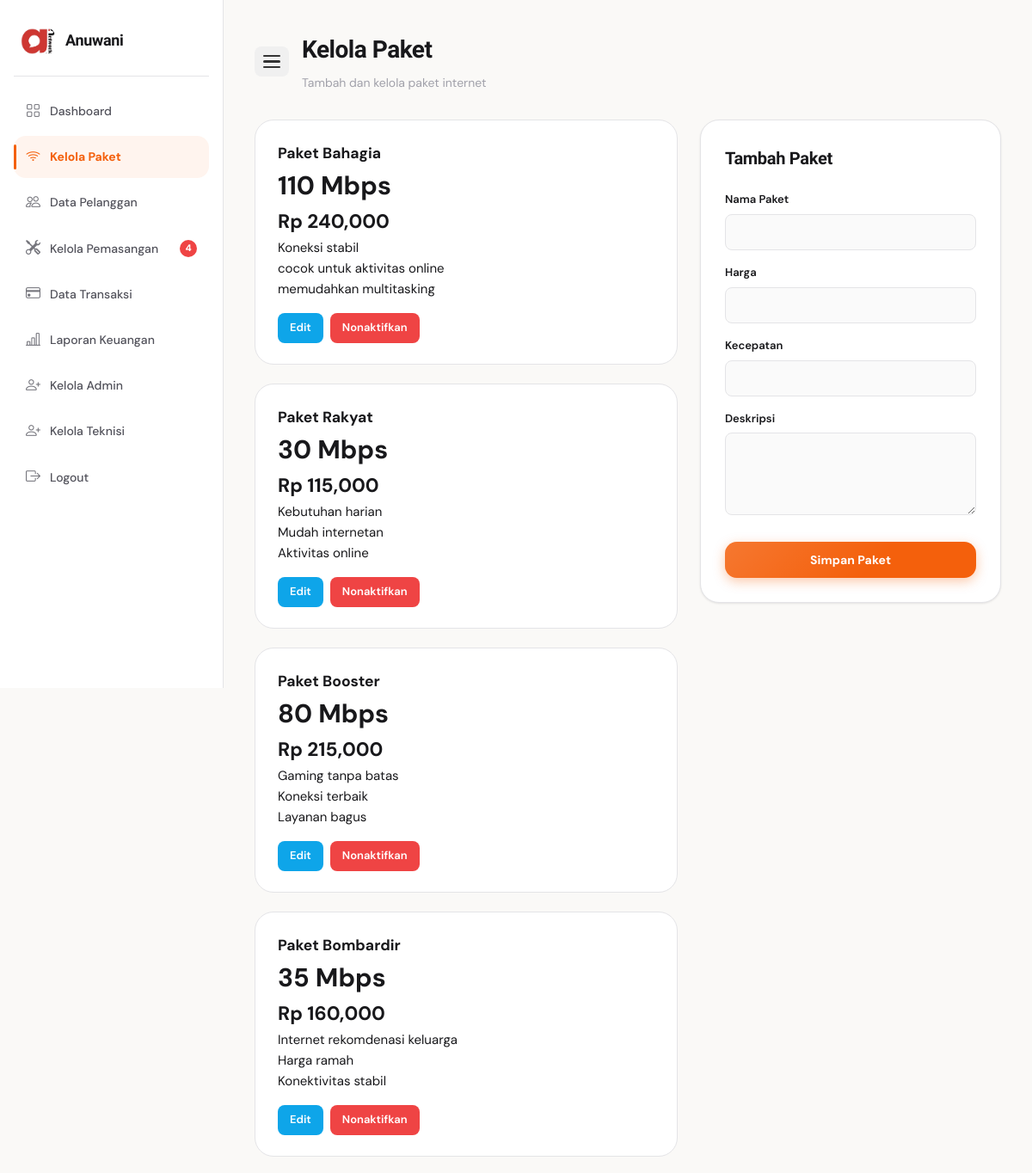
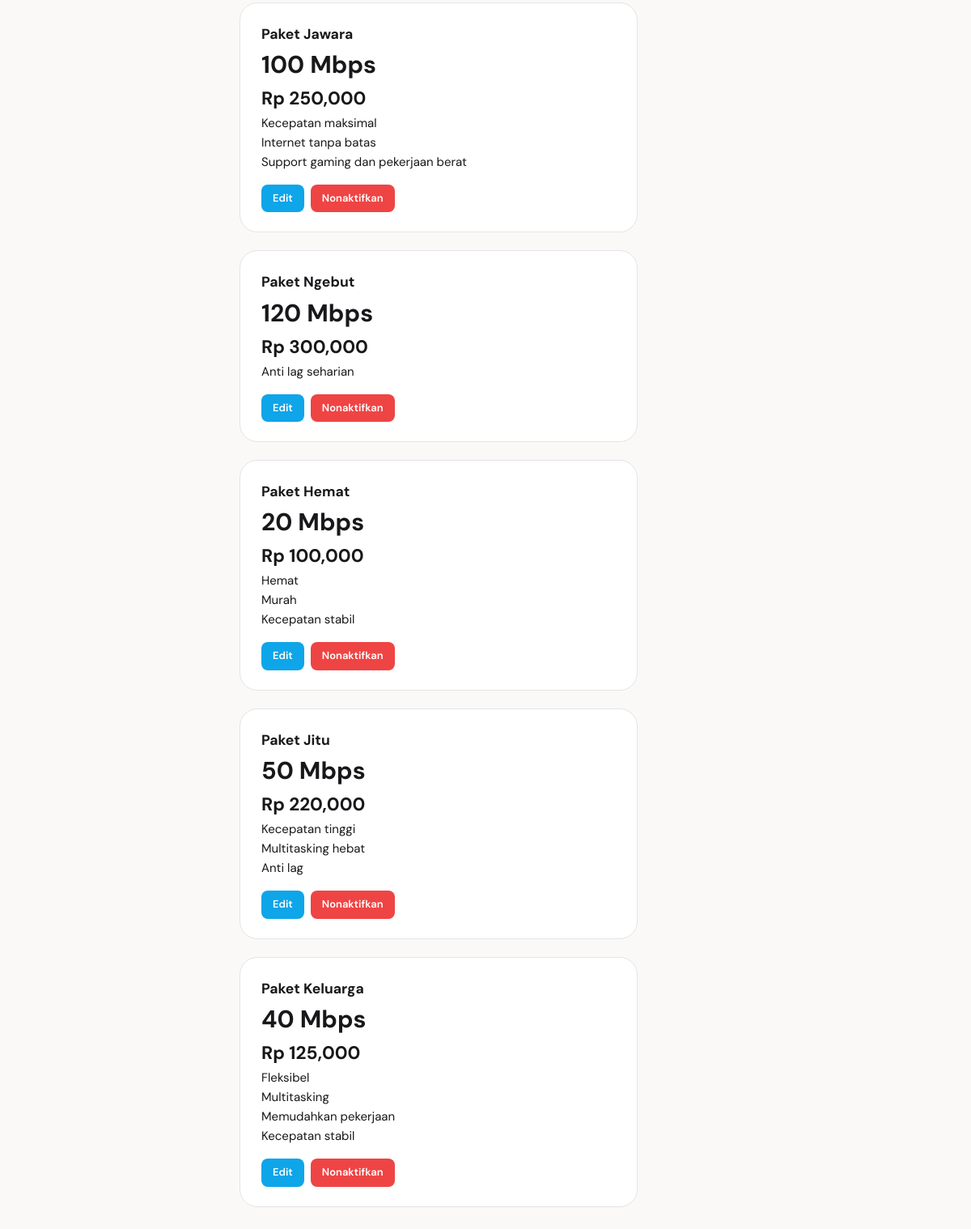
Page /admin/paket/index.php (signed in) on the committed database (2 pictures, top to bottom).
### tables this page shows
CREATE TABLE `tb_paket` (
  `id_paket` int(11) NOT NULL,
  `nama_paket` varchar(100) NOT NULL,
  `harga` int(11) NOT NULL,
  `kecepatan` varchar(50) NOT NULL,
  `deskripsi` text DEFAULT NULL,
  `status` enum('aktif','nonaktif') DEFAULT 'aktif'
);

### admin/paket/index.php (the view, shortened to what this page needs)
<?php
require_once __DIR__ . '/../../koneksi.php';
$data = mysqli_query($koneksi, "SELECT * FROM tb_paket ORDER BY id_paket DESC");
$query_notif_pemasangan = mysqli_query($koneksi, "
    SELECT COUNT(*) AS total
    FROM tb_pemasangan
    WHERE status_pemasangan = 'menunggu'
");
$total_notif_pemasangan = mysqli_fetch_assoc($query_notif_pemasangan)['total'] ?? 0;
?>
<!DOCTYPE html>
<html lang="id">
<head>
    <link rel="stylesheet" href="../../assets/css/style.css">
    <link rel="stylesheet" href="https://cdn.jsdelivr.net/npm/bootstrap-icons@1.11.3/font/bootstrap-icons.min.css">
</head>
<body>
<div class="dashboard-layout">
    <div class="sidebar">
        <div class="sidebar-logo">
            <img src="../../assets/images/logo.png" alt="Logo">
            <h2>Anuwani</h2>
        </div>
        <ul>
            <li><a href="../index.php"><i class="bi bi-grid"></i> <span>Dashboard</span></a></li>
            <li><a href="index.php" class="active"><i class="bi bi-wifi"></i> <span>Kelola Paket</span></a></li>
            <li><a href="../customer/index.php"><i class="bi bi-people"></i> <span>Data Pelanggan</span></a></li>
            <li><a href="../pemasangan/index.php">
                <i class="bi bi-tools"></i>
                <span>Kelola Pemasangan</span>
                <?php if ($total_notif_pemasangan > 0): ?>
                    <span class="notif-badge"><?= $total_notif_pemasangan; ?></span>
                <?php endif; ?>
                </a>
            </li>
            <li>
                <a href="../transaksi/index.php">
                    <i class="bi bi-credit-card"></i> <span>Data Transaksi</span>
                </a>
            </li>
            <li><a href="../laporan_keuangan/index.php"><i class="bi bi-bar-chart-line"></i> <span>Laporan Keuangan</span></a></li>
            <li><a href="../admin_user/index.php"><i class="bi bi-person-plus"></i> <span>Kelola Admin</span></a></li>
            <li><a href="../teknisi_user/index.php"><i class="bi bi-person-plus"></i> <span>Kelola Teknisi</span></a></li>
            <li><a href="#" onclick="openLogoutModal()"><i class="bi bi-box-arrow-right"></i> <span>Logout</span></a></li>
        </ul>
    </div>
    <div class="dashboard-content">
        <div class="topbar">
            <button class="sidebar-toggle" id="sidebarToggle" aria-label="Toggle Sidebar">
                <span></span>
                <span></span>
                <span></span>
            </button>
            <div>
                <h1>Kelola Paket</h1>
                <p>Tambah dan kelola paket internet</p>
            </div>
        </div>
        <div class="paket-admin-layout">
            <div class="paket-grid">
                <?php while ($p = mysqli_fetch_assoc($data)) : ?>
                    <div class="paket-admin-card">
                        <h3><?= htmlspecialchars($p['nama_paket']); ?></h3>
                        <h1><?= htmlspecialchars($p['kecepatan']); ?></h1>
                        <h2>Rp <?= number_format($p['harga']); ?></h2>
                        <p><?= nl2br(htmlspecialchars($p['deskripsi'])); ?></p>
                        <div class="paket-action">
                            <a href="edit.php?id=<?= $p['id_paket']; ?>" class="btn-edit">Edit</a>
                            <?php if ($p['status'] == 'aktif') : ?>
                                <a href="#" class="btn-delete" onclick="openNonaktifModal(<?= $p['id_paket']; ?>)">Nonaktifkan</a>
                            <?php else : ?>
                                <a href="#" class="btn-edit" onclick="openAktifModal(<?= $p['id_paket']; ?>)">Aktifkan</a>
                            <?php endif; ?>
                        </div>
                    </div>
                <?php endwhile; ?>
            </div>
            <div class="form-paket-card">
                <h3>Tambah Paket</h3>
                <form id="formPaket" action="tambah.php" method="POST">
                    <div class="form-group">
                        <label>Nama Paket</label>
                        <input type="text" name="nama_paket" required>
                    </div>
                    <div class="form-group">
                        <label>Harga</label>
                        <input type="number" name="harga" required>
                    </div>
                    <div class="form-group">
                        <label>Kecepatan</label>
                        <input type="text" name="kecepatan" required>
                    </div>
                    <div class="form-group">
                        <label>Deskripsi</label>
                        <textarea name="deskripsi" rows="4"></textarea>
                    </div>
                    <button type="button" class="btn-orange" onclick="openTambahModal()">Simpan Paket</button>
                </form>
            </div>
        </div>
    </div>
</div>
</body>
</html>

### admin/paket/index.php (style rules this page uses)
.notif-badge { display: inline-flex; align-items: center; justify-content: center; width: 20px; height: 20px; border-radius: 50%; background: #ef4444; color: #fff; font-size: 11px; font-weight: 800; margin-left: auto; flex-shrink: 0; animation: pulse-badge 1.8s ease-in-out infinite; }
.dashboard-layout { display: flex !important; width: 100%; min-height: 100vh; overflow-x: hidden; }
.sidebar-toggle { display: flex !important; flex-direction: column; gap: 4px; background: #f0f0f0; border: none; padding: 10px; border-radius: 8px; cursor: pointer; margin-right: 15px; transition: background 0.2s; }
.sidebar-toggle span { display: block; width: 20px; height: 2.5px; background-color: #333; border-radius: 2px; }
@media (min-width: 992px) { .sidebar { position: fixed !important; top: 0 !important; left: 0 !important; height: 100vh !important; z-index: 1000 !important; overflow-y: auto !important; width: 260px !important; min-width: 260px !important; max-width: 260px !important; transition: all 0.3s cubic-bezier(0.4, 0, 0.2, 1) !important; } }
@media (min-width: 992px) { .dashboard-content { flex-grow: 1 !important; margin-left: 260px !important; width: calc(100% - 260px) !important; transition: all 0.3s cubic-bezier(0.4, 0, 0.2, 1) !important; } }
@media (min-width: 992px) { .topbar { display: flex !important; align-items: center !important; justify-content: flex-start !important; } }

### rows in the picture
tb_paket: nama_paket "Paket Bahagia", kecepatan "110 Mbps", harga "240,000", deskripsi "Koneksi stabil cocok untuk aktivitas online memudahkan multitasking"
tb_paket: nama_paket "Paket Rakyat", kecepatan "30 Mbps", harga "115,000", deskripsi "Kebutuhan harian Mudah internetan Aktivitas online"
tb_paket: nama_paket "Paket Booster", kecepatan "80 Mbps", harga "215,000", deskripsi "Gaming tanpa batas Koneksi terbaik Layanan bagus"
tb_paket: nama_paket "Paket Bombardir", kecepatan "35 Mbps", harga "160,000", deskripsi "Internet rekomdenasi keluarga Harga ramah Konektivitas stabil"
tb_paket: nama_paket "Paket Jawara", kecepatan "100 Mbps", harga "250,000", deskripsi "Kecepatan maksimal Internet tanpa batas Support gaming dan pekerjaan berat"
tb_paket: nama_paket "Paket Ngebut", kecepatan "120 Mbps", harga "300,000", deskripsi "Anti lag seharian"
tb_paket: nama_paket "Paket Hemat", kecepatan "20 Mbps", harga "100,000", deskripsi "Hemat Murah Kecepatan stabil"
tb_paket: nama_paket "Paket Jitu", kecepatan "50 Mbps", harga "220,000", deskripsi "Kecepatan tinggi Multitasking hebat Anti lag"
tb_paket: nama_paket "Paket Keluarga", kecepatan "40 Mbps", harga "125,000", deskripsi "Fleksibel Multitasking Memudahkan pekerjaan Kecepatan stabil"

### other values in the picture
$total_notif_pemasangan "4"
